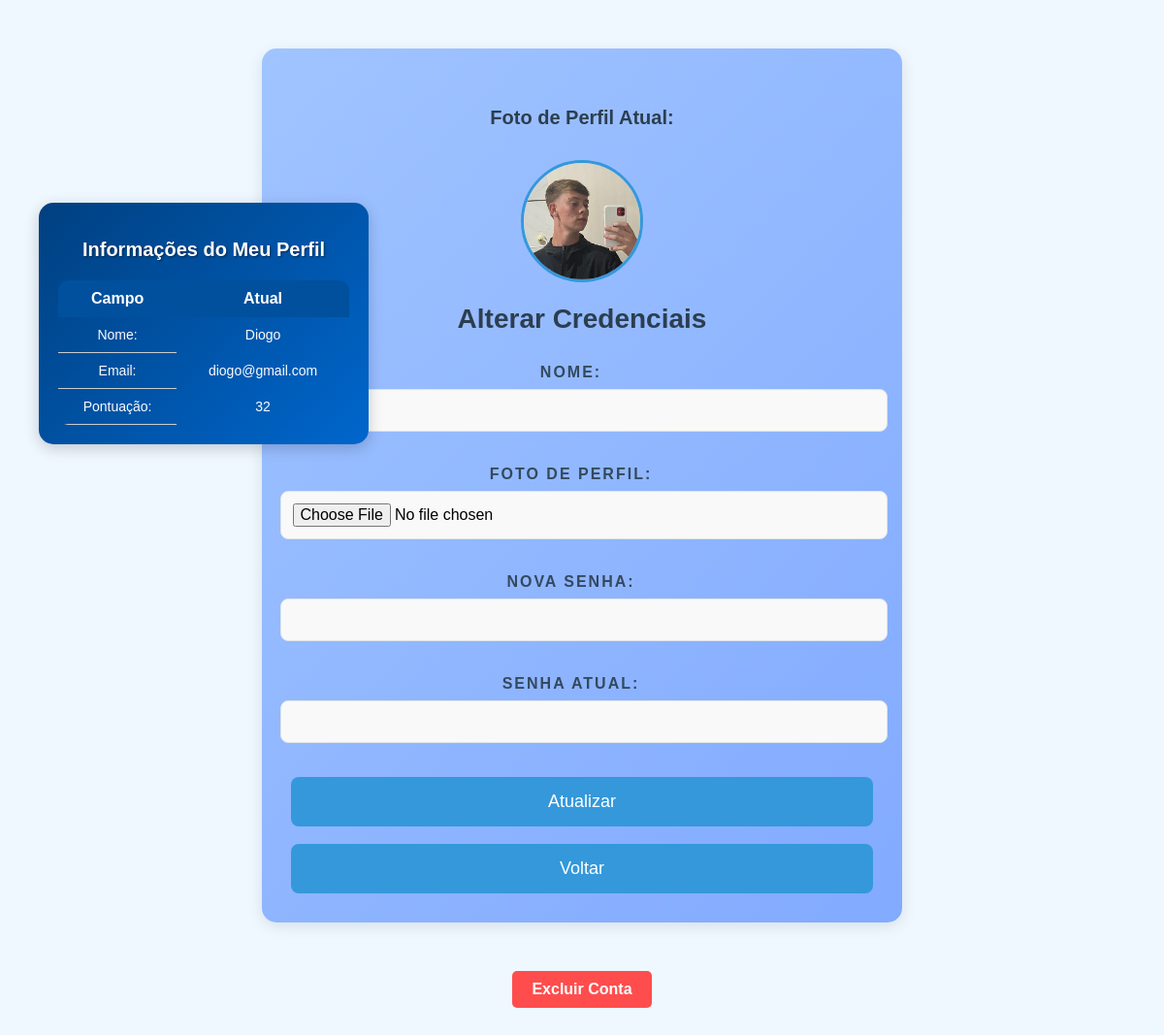
The app's page /perfil.php (signed in) with its own data.
### tables this page shows
CREATE TABLE `ranking` (
  `id` int(11) NOT NULL,
  `id_usuario` int(11) NOT NULL,
  `pontuacao` int(11) NOT NULL
);

CREATE TABLE `usuarios` (
  `id` int(11) NOT NULL,
  `nome` varchar(40) NOT NULL,
  `senha` varchar(200) NOT NULL,
  `email` varchar(40) NOT NULL,
  `imagem_perfil` varchar(255) DEFAULT NULL
);

### perfil.php (the view, shortened to what this page needs)
<?php
include('conexao_bd.php');
$id = $_SESSION['id'];
$sql_code = "SELECT u.*, r.pontuacao
             FROM usuarios u
             LEFT JOIN ranking r ON u.id = r.id_usuario
             WHERE u.id = ?";
$stmt = $mysqli->prepare($sql_code);
$stmt->bind_param("i", $id);
$stmt->execute();
$result = $stmt->get_result();
$usuario = $result->fetch_assoc();
?>
<!DOCTYPE html>
<html lang="pt-br">
<head>
    <link rel="stylesheet" href="estilo.css">
</head>
<body class="pag-perfil-body">
    <div class="pag-perfil-container">
        <h2 class="pag-perfil-subtitle">Foto de Perfil Atual:</h2>
        <img src="<?php echo isset($usuario['imagem_perfil']) && !empty($usuario['imagem_perfil']) ? $usuario['imagem_perfil'] : 'imagem/anonimo.png'; ?>" alt="Foto de Perfil" class="pag-perfil-img">
        <h1 class="pag-perfil-title">Alterar Credenciais</h1>
        <form action="perfil.php" method="POST" enctype="multipart/form-data" class="pag-perfil-form">
            <div class="pag-perfil-input-group">
                <label for="nome" class="pag-perfil-label">Nome:</label>
                <input type="text" name="nome" class="pag-perfil-input" value="<?php echo htmlspecialchars($usuario['nome'], ENT_QUOTES, 'UTF-8'); ?>">
            </div>
            <div class="pag-perfil-input-group">
                <label for="fotoPerfil" class="pag-perfil-label">Foto de Perfil:</label>
                <input type="file" name="fotoPerfil" id="fotoPerfil" class="pag-perfil-file">
            </div>
            <div class="pag-perfil-input-group">
                <label for="senha_nova" class="pag-perfil-label">Nova Senha:</label>
                <input type="password" name="senha_nova" class="pag-perfil-input" minlength="3">
            </div>
            <div class="pag-perfil-input-group">
                <label for="senha_atual" class="pag-perfil-label">Senha Atual:</label>
                <input type="password" name="senha_atual" class="pag-perfil-input" required minlength="3">
            </div>
            <button type="submit" class="pag-perfil-btn">Atualizar</button>
        </form>
        <br>
        <a href="principal.php"><button class="pag-perfil-btn">Voltar</button></a>
    </div>
    <div class="delete-account-container">
        <button type="button" class="delete-account-btn" onclick="openModal()">Excluir Conta</button>
    </div>
    <div class="tableinfuser">
        <h2 class="tableinfuser-title">Informações do Meu Perfil</h2>
        <table class="tableinfuser-table">
            <tr>
                <th class="tableinfuser-header">Campo</th>
                <th class="tableinfuser-header">Atual</th>
            </tr>
            <tr>
                <td class="tableinfuser-cell">Nome:</td>
                <td class="tableinfuser-cell"><?php echo htmlspecialchars($usuario['nome'], ENT_QUOTES, 'UTF-8'); ?></td>
            </tr>
            <tr>
                <td class="tableinfuser-cell">Email:</td>
                <td class="tableinfuser-cell"><?php echo htmlspecialchars($usuario['email'], ENT_QUOTES, 'UTF-8'); ?></td>
            </tr>
            <tr>
                <td class="tableinfuser-cell">Pontuação:</td>
                <td class="tableinfuser-cell"><?php echo htmlspecialchars($usuario['pontuacao'], ENT_QUOTES, 'UTF-8'); ?></td>
            </tr>
        </table>
    </div>
</body>
</html>

### estilo.css (style rules this page uses)
a { text-decoration: none; color: inherit; }
label { color: rgba(255, 255, 255, 0.8); text-transform: uppercase; font-size: 12px; letter-spacing: 2px; align-items: center; }
.pag-perfil-body { font-family: 'Arial', sans-serif; background-color: #f0f8ff; margin: 0; padding: 0; }
.pag-perfil-container { max-width: 600px; margin: 50px auto; background-color: #ffffff; padding: 30px; border-radius: 15px; box-shadow: 0 4px 15px rgba(0, 0, 0, 0.1); text-align: center; background: linear-gradient(135deg, #a0c4ff, #82aaff); }
.pag-perfil-title { color: #2c3e50; font-size: 28px; margin-bottom: 30px; font-weight: bold; }
.pag-perfil-form { display: flex; flex-direction: column; align-items: center; gap: 20px; }
.pag-perfil-input-group { width: 100%; margin-bottom: 15px; text-align: left; margin-right: 23px; }
.pag-perfil-label { font-size: 16px; color: #34495e; font-weight: 600; margin-bottom: 8px; display: block; text-align: center; }
.pag-perfil-input, .pag-perfil-file { width: 100%; padding: 12px; font-size: 16px; border: 1px solid #dfe6e9; border-radius: 8px; background-color: #f9f9f9; transition: all 0.3s ease; }
.pag-perfil-btn { width: 100%; padding: 15px; background-color: #3498db; color: white; border: none; border-radius: 8px; font-size: 18px; cursor: pointer; transition: background-color 0.3s ease; }
.pag-perfil-subtitle { color: #2c3e50; font-size: 20px; margin-top: 30px; }
.pag-perfil-img { width: 120px; height: 120px; border-radius: 50%; object-fit: cover; margin-top: 15px; border: 3px solid #3498db; }
.tableinfuser { background-color: #09f382c3; max-width: 300px; align-items: center; text-align: center; position: relative; bottom: 830px; left: 40px; border-radius: 15px; box-shadow: 0 4px 15px rgba(0, 0, 0, 0.2); padding: 20px; background: linear-gradient(135deg, #004080, #0066cc); }
.tableinfuser-title { font-size: 20px; font-weight: bold; color: #ffffff; margin-bottom: 20px; text-shadow: 1px 1px 2px rgba(0, 0, 0, 0.5); text-align: center; }
.tableinfuser-table { width: 100%; border-collapse: collapse; border-radius: 10px; overflow: hidden; }
.tableinfuser-header { background-color: #00509e; color: #ffffff; font-weight: bold; padding: 10px; text-align: left; font-size: 16px; text-align: center; }
.tableinfuser-cell { padding: 10px; font-size: 14px; color: #fcfcfc; border-bottom: 1px solid #cccccc; }
.tableinfuser-cell:last-child { border-bottom: none; }
.delete-account-container { text-align: center; margin-top: 20px; }
.delete-account-btn { background-color: #ff4d4d; color: white; border: none; border-radius: 5px; padding: 10px 20px; font-size: 16px; font-weight: bold; cursor: pointer; transition: background-color 0.3s ease; }
.delete-account-btn { background-color: #ff4d4d; color: white; border: none; border-radius: 5px; padding: 10px 20px; font-size: 16px; cursor: pointer; transition: background-color 0.3s ease; }

### records on screen
ranking: id_usuario.imagem_perfil (picture), nome "Diogo", id_usuario.nome "Diogo", id_usuario.email "diogo@gmail.com", pontuacao "32"
